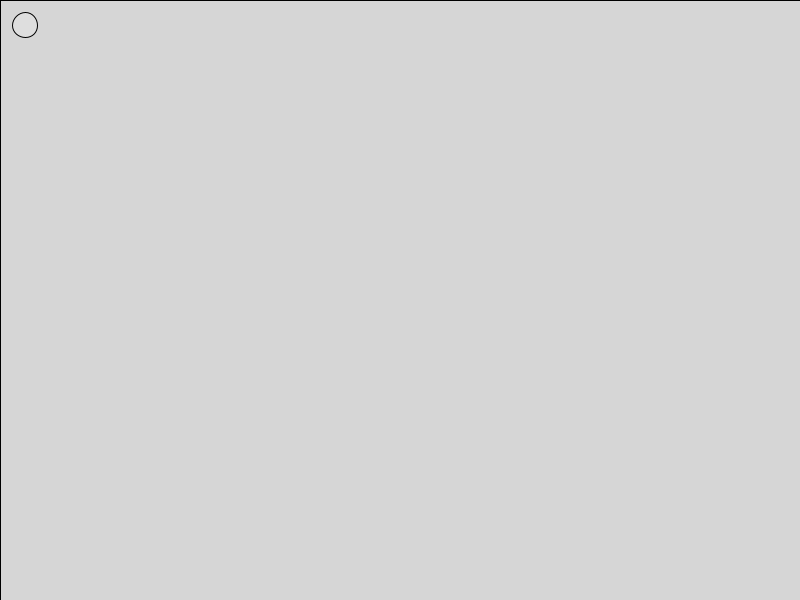
Frame 1 (no input)
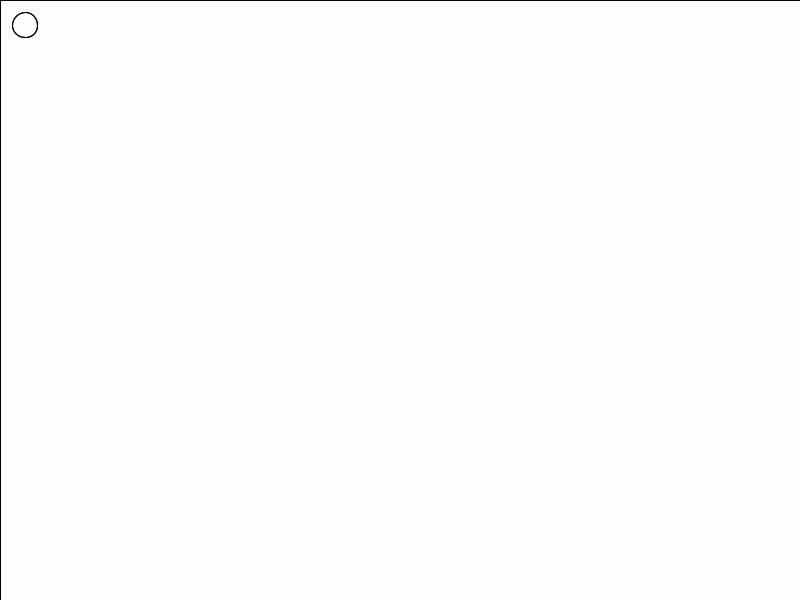
Frame 60 (the mouse pressed at the canvas centre just before this capture)
Frame 120 (the mouse held since frame 60 and released just before this capture): identical to frame 60, image omitted

The Processing sketch that drew these frames (run headless with seeded random() and noise(); from frame 60 on, the mouse is pressed at the canvas centre):

// Processing sketch: processing_120797
// ── processing_120797.pde

float x=25;//posición
float y=25;
float vx=1;//velocidad
float vy=1;

float diametre=25;

void setup()
{
size(800,600);
}

void draw()
{
fill(255, 50);//rellenar de blanco (255) con transparencia (10) el rectangulo
rect(0,0,width, height);//dibujamos un rectángulo para tener control sobre el con "fill"
ellipse(x,y, diametre,diametre);

if (keyPressed) // !significa si NO hay una tecla apretada

{
  x=x+vx;
  y=y+vy;
  vy=vy+0.1; //determina la aceleración en Y, cada vez mayor.
  
      //si la X es mayor que la mitad del diametro de la ellipse,entonces vx*(-1) = conviértela en negativa
    if (x>width-diametre/2)
      {
       vx=vx*(-1); 
      }
    if (x<0)
      {
        vx=vx*(-1);
      }
    if (y<height-diametre/2)
      {
       vy=vy*(-1);
      }
    if (y>0)
      {
       vy=vy*(-1);
      }
  }
}
